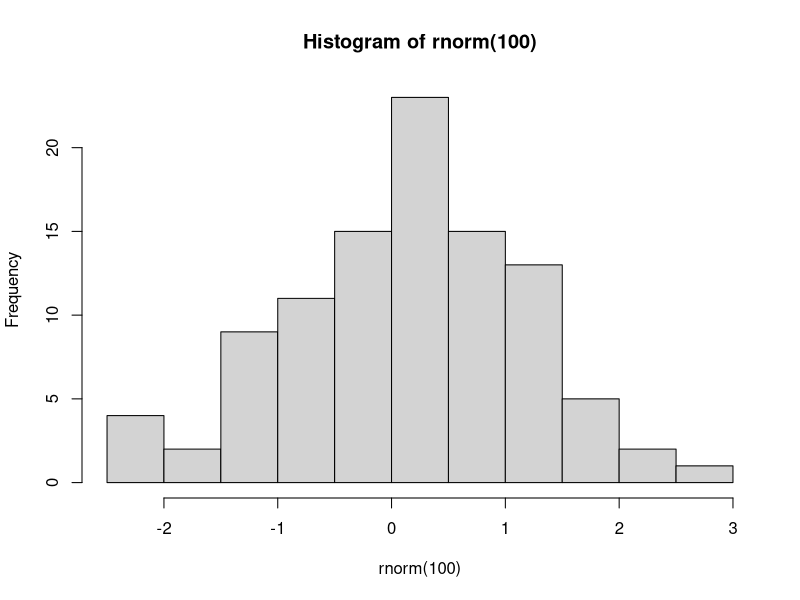

The R source for this figure:
## ---- chunk 1
x <- c(2, 4, 6, -99, NA)  
x[1]
x[length(x)]  # robust way to get last element
## ---- chunk 2
#| eval: true
name <- c("Paul", "Maira", "Peter", "Beatriz")
grade <- c("C", "A", "B", "A-")
age <- c(40, 12, 17, 52)

example.df <- data.frame(name = name, 
                         age = age, 
                         grade = grade)
example.df
## ---- chunk 3
dim(example.df)   # number of rows and columns
nrow(example.df)  # number of rows
ncol(example.df)  # number of columns
## ---- chunk 4
names(example.df)
## ---- chunk 5
example.df[3, 2]  # row, column
## ---- chunk 6
example.df[2]  
## ---- chunk 7
example.df[c(1,3)]
## ---- chunk 8
example.df[2,]  # row 2
## ---- chunk 9
example.df[c(1,3), ]  # note comma
## ---- chunk 10
example.df[c(1,3), c("name", "age")]
## ---- chunk 11
example.df["grade"]
## ---- chunk 12
example.df[c("name","grade")]
## ---- chunk 13
example.df$grade 
## ---- chunk 14
example.df[[1]]
## ---- chunk 15
#| eval: TRUE
x <- c(1, 2, 3, 4)
x[c(TRUE, FALSE, FALSE, TRUE)]
## ---- chunk 16
#| eval: TRUE
example.df[c(TRUE,FALSE,TRUE,FALSE), ]
## ---- chunk 17
#| eval: true
# get all rows of data frame where persons age > 18
is.adult <- example.df$age > 18
is.adult
example.df[is.adult, ]
## ---- chunk 18
example.df[example.df$age > 18, ]
## ---- chunk 19
bob <- list('Bob', 16, 27707)

selena <- list('Selena', 'Montgomery', 17, 91324)

people <- list(bob, selena)

people
## ---- chunk 20
bob <- list(first_name="Bob",
            last_name="Gimli",
            age=16, 
            zip=27707)
## ---- chunk 21
names(bob)
## ---- chunk 22
bob[1]
typeof(bob[1])
## ---- chunk 23
bob[[1]]
typeof(bob[[1]])
## ---- chunk 24
bob$last_name
## ---- chunk 25
bob[c("last_name", "first_name")]
## ---- chunk 26
#| eval: true
#| output: false
# draws a histogram but also return a list object
# with useful information about what was drawn
h <- hist(rnorm(100)) 
## ---- chunk 27
#| eval: true
#| collapse: true
names(h)

# get break points for each bin and respective counts
h$breaks
h$counts
## ---- chunk 28
#| eval: true
#| collapse: true
v1 <- c(2, 4, 6, 8)
v1
v1[3] <- -99
v1
## ---- chunk 29
#| eval: true
#| collapse: true
example.df
## ---- chunk 30
#| eval: true
#| collapse: true
example.df$middle_initial <- c("M", "M", "B", "S")
example.df
